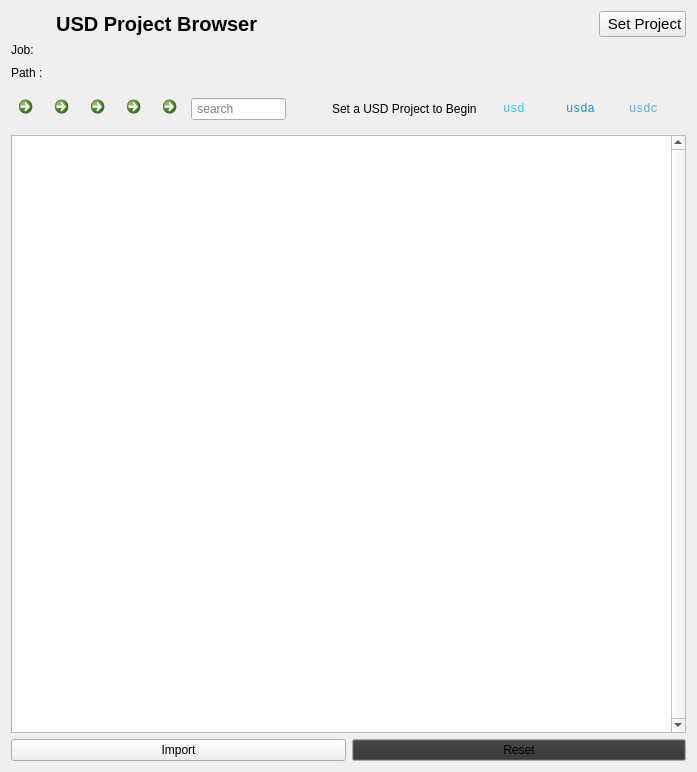
<?xml version="1.0" encoding="UTF-8"?>
<ui version="4.0">
 <class>Form</class>
 <widget class="QWidget" name="Form">
  <property name="enabled">
   <bool>true</bool>
  </property>
  <property name="geometry">
   <rect>
    <x>0</x>
    <y>0</y>
    <width>697</width>
    <height>772</height>
   </rect>
  </property>
  <property name="sizePolicy">
   <sizepolicy hsizetype="Expanding" vsizetype="Preferred">
    <horstretch>1</horstretch>
    <verstretch>0</verstretch>
   </sizepolicy>
  </property>
  <property name="minimumSize">
   <size>
    <width>1</width>
    <height>1</height>
   </size>
  </property>
  <property name="windowTitle">
   <string>Form</string>
  </property>
  <layout class="QVBoxLayout" name="verticalLayout">
   <item>
    <layout class="QGridLayout" name="gridLayout_2">
     <item row="2" column="0">
      <widget class="QLabel" name="jobpath">
       <property name="text">
        <string>Job:    </string>
       </property>
      </widget>
     </item>
     <item row="11" column="0">
      <layout class="QHBoxLayout" name="horizontalLayout_3">
       <item>
        <widget class="QPushButton" name="importbtn">
         <property name="cursor">
          <cursorShape>OpenHandCursor</cursorShape>
         </property>
         <property name="text">
          <string>Import</string>
         </property>
        </widget>
       </item>
       <item>
        <widget class="QPushButton" name="resetbtn">
         <property name="palette">
          <palette>
           <active>
            <colorrole role="Button">
             <brush brushstyle="SolidPattern">
              <color alpha="255">
               <red>55</red>
               <green>55</green>
               <blue>55</blue>
              </color>
             </brush>
            </colorrole>
           </active>
           <inactive>
            <colorrole role="Button">
             <brush brushstyle="SolidPattern">
              <color alpha="255">
               <red>50</red>
               <green>50</green>
               <blue>50</blue>
              </color>
             </brush>
            </colorrole>
           </inactive>
           <disabled>
            <colorrole role="Button">
             <brush brushstyle="SolidPattern">
              <color alpha="255">
               <red>55</red>
               <green>55</green>
               <blue>55</blue>
              </color>
             </brush>
            </colorrole>
           </disabled>
          </palette>
         </property>
         <property name="cursor">
          <cursorShape>OpenHandCursor</cursorShape>
         </property>
         <property name="autoFillBackground">
          <bool>false</bool>
         </property>
         <property name="styleSheet">
          <string notr="true"/>
         </property>
         <property name="text">
          <string>Reset</string>
         </property>
        </widget>
       </item>
      </layout>
     </item>
     <item row="9" column="0">
      <layout class="QHBoxLayout" name="horizontalLayout_2">
       <item>
        <widget class="QCommandLinkButton" name="backbtn">
         <property name="enabled">
          <bool>true</bool>
         </property>
         <property name="sizePolicy">
          <sizepolicy hsizetype="Fixed" vsizetype="Preferred">
           <horstretch>0</horstretch>
           <verstretch>0</verstretch>
          </sizepolicy>
         </property>
         <property name="minimumSize">
          <size>
           <width>30</width>
           <height>0</height>
          </size>
         </property>
         <property name="maximumSize">
          <size>
           <width>0</width>
           <height>16777215</height>
          </size>
         </property>
         <property name="cursor">
          <cursorShape>OpenHandCursor</cursorShape>
         </property>
         <property name="text">
          <string/>
         </property>
         <property name="icon">
          <iconset>
           <normaloff>../../../../../../../Documents/3D/QtDesigner/icons/BUTTONS/back.svg</normaloff>../../../../../../../Documents/3D/QtDesigner/icons/BUTTONS/back.svg</iconset>
         </property>
        </widget>
       </item>
       <item>
        <widget class="QCommandLinkButton" name="fwdbtn">
         <property name="sizePolicy">
          <sizepolicy hsizetype="Fixed" vsizetype="Preferred">
           <horstretch>0</horstretch>
           <verstretch>0</verstretch>
          </sizepolicy>
         </property>
         <property name="minimumSize">
          <size>
           <width>30</width>
           <height>0</height>
          </size>
         </property>
         <property name="maximumSize">
          <size>
           <width>0</width>
           <height>16777215</height>
          </size>
         </property>
         <property name="cursor">
          <cursorShape>OpenHandCursor</cursorShape>
         </property>
         <property name="text">
          <string/>
         </property>
         <property name="icon">
          <iconset>
           <normaloff>../../../../../../../Documents/3D/QtDesigner/icons/BUTTONS/forward.svg</normaloff>../../../../../../../Documents/3D/QtDesigner/icons/BUTTONS/forward.svg</iconset>
         </property>
        </widget>
       </item>
       <item>
        <widget class="QCommandLinkButton" name="sortbtn">
         <property name="sizePolicy">
          <sizepolicy hsizetype="Fixed" vsizetype="Preferred">
           <horstretch>0</horstretch>
           <verstretch>0</verstretch>
          </sizepolicy>
         </property>
         <property name="minimumSize">
          <size>
           <width>30</width>
           <height>0</height>
          </size>
         </property>
         <property name="maximumSize">
          <size>
           <width>0</width>
           <height>16777215</height>
          </size>
         </property>
         <property name="cursor">
          <cursorShape>OpenHandCursor</cursorShape>
         </property>
         <property name="text">
          <string/>
         </property>
         <property name="icon">
          <iconset>
           <normaloff>../../../../../../../Documents/3D/QtDesigner/icons/IMAGE/adaptpixelrange.svg</normaloff>../../../../../../../Documents/3D/QtDesigner/icons/IMAGE/adaptpixelrange.svg</iconset>
         </property>
        </widget>
       </item>
       <item>
        <widget class="QCommandLinkButton" name="refbtn">
         <property name="sizePolicy">
          <sizepolicy hsizetype="Fixed" vsizetype="Preferred">
           <horstretch>0</horstretch>
           <verstretch>0</verstretch>
          </sizepolicy>
         </property>
         <property name="minimumSize">
          <size>
           <width>30</width>
           <height>0</height>
          </size>
         </property>
         <property name="maximumSize">
          <size>
           <width>0</width>
           <height>16777215</height>
          </size>
         </property>
         <property name="cursor">
          <cursorShape>PointingHandCursor</cursorShape>
         </property>
         <property name="text">
          <string/>
         </property>
         <property name="icon">
          <iconset>
           <normaloff>../../../../../../../Documents/3D/QtDesigner/icons/BUTTONS/reload.svg</normaloff>../../../../../../../Documents/3D/QtDesigner/icons/BUTTONS/reload.svg</iconset>
         </property>
        </widget>
       </item>
       <item>
        <widget class="QCommandLinkButton" name="homebtn">
         <property name="sizePolicy">
          <sizepolicy hsizetype="Fixed" vsizetype="Preferred">
           <horstretch>0</horstretch>
           <verstretch>0</verstretch>
          </sizepolicy>
         </property>
         <property name="minimumSize">
          <size>
           <width>30</width>
           <height>0</height>
          </size>
         </property>
         <property name="maximumSize">
          <size>
           <width>0</width>
           <height>16777215</height>
          </size>
         </property>
         <property name="sizeIncrement">
          <size>
           <width>0</width>
           <height>0</height>
          </size>
         </property>
         <property name="baseSize">
          <size>
           <width>0</width>
           <height>0</height>
          </size>
         </property>
         <property name="cursor">
          <cursorShape>PointingHandCursor</cursorShape>
         </property>
         <property name="text">
          <string/>
         </property>
         <property name="icon">
          <iconset>
           <normaloff>../../../../../../../Documents/3D/QtDesigner/icons/IMAGE/home.svg</normaloff>../../../../../../../Documents/3D/QtDesigner/icons/IMAGE/home.svg</iconset>
         </property>
        </widget>
       </item>
       <item alignment="Qt::AlignLeft|Qt::AlignVCenter">
        <widget class="QLineEdit" name="searchbar">
         <property name="enabled">
          <bool>true</bool>
         </property>
         <property name="sizePolicy">
          <sizepolicy hsizetype="Fixed" vsizetype="Preferred">
           <horstretch>0</horstretch>
           <verstretch>0</verstretch>
          </sizepolicy>
         </property>
         <property name="minimumSize">
          <size>
           <width>80</width>
           <height>0</height>
          </size>
         </property>
         <property name="maximumSize">
          <size>
           <width>100000</width>
           <height>100000</height>
          </size>
         </property>
         <property name="sizeIncrement">
          <size>
           <width>1</width>
           <height>0</height>
          </size>
         </property>
         <property name="baseSize">
          <size>
           <width>1</width>
           <height>0</height>
          </size>
         </property>
         <property name="font">
          <font>
           <kerning>true</kerning>
          </font>
         </property>
         <property name="text">
          <string/>
         </property>
         <property name="cursorPosition">
          <number>0</number>
         </property>
         <property name="dragEnabled">
          <bool>false</bool>
         </property>
         <property name="readOnly">
          <bool>false</bool>
         </property>
         <property name="placeholderText">
          <string> search</string>
         </property>
         <property name="clearButtonEnabled">
          <bool>true</bool>
         </property>
        </widget>
       </item>
       <item>
        <spacer name="initspace">
         <property name="orientation">
          <enum>Qt::Horizontal</enum>
         </property>
         <property name="sizeType">
          <enum>QSizePolicy::Fixed</enum>
         </property>
         <property name="sizeHint" stdset="0">
          <size>
           <width>40</width>
           <height>20</height>
          </size>
         </property>
        </spacer>
       </item>
       <item alignment="Qt::AlignHCenter">
        <widget class="QLabel" name="initlbl">
         <property name="text">
          <string>Set a USD Project to Begin</string>
         </property>
        </widget>
       </item>
       <item>
        <spacer name="horizontalSpacer">
         <property name="orientation">
          <enum>Qt::Horizontal</enum>
         </property>
         <property name="sizeType">
          <enum>QSizePolicy::Fixed</enum>
         </property>
         <property name="sizeHint" stdset="0">
          <size>
           <width>20</width>
           <height>20</height>
          </size>
         </property>
        </spacer>
       </item>
       <item alignment="Qt::AlignTop">
        <widget class="QLabel" name="usdlbl">
         <property name="sizePolicy">
          <sizepolicy hsizetype="Fixed" vsizetype="Fixed">
           <horstretch>0</horstretch>
           <verstretch>0</verstretch>
          </sizepolicy>
         </property>
         <property name="minimumSize">
          <size>
           <width>40</width>
           <height>40</height>
          </size>
         </property>
         <property name="maximumSize">
          <size>
           <width>0</width>
           <height>0</height>
          </size>
         </property>
         <property name="font">
          <font>
           <family>Consolas</family>
          </font>
         </property>
         <property name="styleSheet">
          <string notr="true">QLabel {
    color: #36C3F1;
}</string>
         </property>
         <property name="text">
          <string>usd</string>
         </property>
        </widget>
       </item>
       <item>
        <spacer name="horizontalSpacer_2">
         <property name="orientation">
          <enum>Qt::Horizontal</enum>
         </property>
         <property name="sizeType">
          <enum>QSizePolicy::Fixed</enum>
         </property>
         <property name="sizeHint" stdset="0">
          <size>
           <width>17</width>
           <height>20</height>
          </size>
         </property>
        </spacer>
       </item>
       <item alignment="Qt::AlignTop">
        <widget class="QLabel" name="usdalbl">
         <property name="enabled">
          <bool>true</bool>
         </property>
         <property name="sizePolicy">
          <sizepolicy hsizetype="Fixed" vsizetype="Fixed">
           <horstretch>0</horstretch>
           <verstretch>0</verstretch>
          </sizepolicy>
         </property>
         <property name="minimumSize">
          <size>
           <width>40</width>
           <height>40</height>
          </size>
         </property>
         <property name="maximumSize">
          <size>
           <width>0</width>
           <height>0</height>
          </size>
         </property>
         <property name="font">
          <font>
           <family>Consolas</family>
          </font>
         </property>
         <property name="styleSheet">
          <string notr="true">QLabel {
    color: #1F8ECD;
}</string>
         </property>
         <property name="text">
          <string>usda</string>
         </property>
        </widget>
       </item>
       <item>
        <spacer name="horizontalSpacer_3">
         <property name="orientation">
          <enum>Qt::Horizontal</enum>
         </property>
         <property name="sizeType">
          <enum>QSizePolicy::Fixed</enum>
         </property>
         <property name="sizeHint" stdset="0">
          <size>
           <width>17</width>
           <height>20</height>
          </size>
         </property>
        </spacer>
       </item>
       <item alignment="Qt::AlignTop">
        <widget class="QLabel" name="usdclbl">
         <property name="sizePolicy">
          <sizepolicy hsizetype="Fixed" vsizetype="Fixed">
           <horstretch>0</horstretch>
           <verstretch>0</verstretch>
          </sizepolicy>
         </property>
         <property name="minimumSize">
          <size>
           <width>40</width>
           <height>40</height>
          </size>
         </property>
         <property name="maximumSize">
          <size>
           <width>0</width>
           <height>0</height>
          </size>
         </property>
         <property name="font">
          <font>
           <family>Consolas</family>
          </font>
         </property>
         <property name="styleSheet">
          <string notr="true">QLabel{
    color: #5DAADA;
}</string>
         </property>
         <property name="text">
          <string>usdc   </string>
         </property>
        </widget>
       </item>
       <item>
        <spacer name="horizontalSpacer_4">
         <property name="orientation">
          <enum>Qt::Horizontal</enum>
         </property>
         <property name="sizeType">
          <enum>QSizePolicy::Fixed</enum>
         </property>
         <property name="sizeHint" stdset="0">
          <size>
           <width>17</width>
           <height>20</height>
          </size>
         </property>
        </spacer>
       </item>
      </layout>
     </item>
     <item row="7" column="0">
      <layout class="QHBoxLayout" name="horizontalLayout_5">
       <item>
        <widget class="QLabel" name="projpath">
         <property name="text">
          <string>Path :  </string>
         </property>
        </widget>
       </item>
       <item alignment="Qt::AlignRight">
        <widget class="QLabel" name="cmtlbl">
         <property name="sizePolicy">
          <sizepolicy hsizetype="Fixed" vsizetype="Fixed">
           <horstretch>0</horstretch>
           <verstretch>0</verstretch>
          </sizepolicy>
         </property>
         <property name="minimumSize">
          <size>
           <width>0</width>
           <height>0</height>
          </size>
         </property>
         <property name="maximumSize">
          <size>
           <width>400</width>
           <height>20</height>
          </size>
         </property>
         <property name="text">
          <string/>
         </property>
        </widget>
       </item>
       <item>
        <spacer name="horizontalSpacer_5">
         <property name="orientation">
          <enum>Qt::Horizontal</enum>
         </property>
         <property name="sizeType">
          <enum>QSizePolicy::Fixed</enum>
         </property>
         <property name="sizeHint" stdset="0">
          <size>
           <width>40</width>
           <height>20</height>
          </size>
         </property>
        </spacer>
       </item>
      </layout>
     </item>
     <item row="10" column="0">
      <widget class="QListWidget" name="scenelist">
       <property name="verticalScrollBarPolicy">
        <enum>Qt::ScrollBarAlwaysOn</enum>
       </property>
       <property name="autoScrollMargin">
        <number>16</number>
       </property>
       <property name="viewMode">
        <enum>QListView::ListMode</enum>
       </property>
      </widget>
     </item>
     <item row="1" column="0">
      <layout class="QHBoxLayout" name="horizontalLayout">
       <item>
        <widget class="QLabel" name="usdlogo">
         <property name="maximumSize">
          <size>
           <width>28</width>
           <height>31</height>
          </size>
         </property>
         <property name="font">
          <font>
           <pointsize>16</pointsize>
          </font>
         </property>
         <property name="text">
          <string/>
         </property>
         <property name="pixmap">
          <pixmap>../../../../../../../Downloads/image2vector(4).svg</pixmap>
         </property>
         <property name="alignment">
          <set>Qt::AlignCenter</set>
         </property>
        </widget>
       </item>
       <item>
        <widget class="QLabel" name="projname">
         <property name="font">
          <font>
           <pointsize>15</pointsize>
           <bold>true</bold>
          </font>
         </property>
         <property name="text">
          <string>  USD Project Browser</string>
         </property>
        </widget>
       </item>
       <item alignment="Qt::AlignRight">
        <widget class="QPushButton" name="setproj">
         <property name="sizeIncrement">
          <size>
           <width>0</width>
           <height>0</height>
          </size>
         </property>
         <property name="baseSize">
          <size>
           <width>0</width>
           <height>0</height>
          </size>
         </property>
         <property name="font">
          <font>
           <pointsize>11</pointsize>
           <kerning>true</kerning>
          </font>
         </property>
         <property name="cursor">
          <cursorShape>OpenHandCursor</cursorShape>
         </property>
         <property name="text">
          <string> Set Project</string>
         </property>
         <property name="icon">
          <iconset>
           <normaloff>../../../../../../../Documents/3D/QtDesigner/icons/BUTTONS/chooser_folder.svg</normaloff>../../../../../../../Documents/3D/QtDesigner/icons/BUTTONS/chooser_folder.svg</iconset>
         </property>
         <property name="iconSize">
          <size>
           <width>16</width>
           <height>16</height>
          </size>
         </property>
         <property name="shortcut">
          <string/>
         </property>
         <property name="autoDefault">
          <bool>false</bool>
         </property>
         <property name="default">
          <bool>false</bool>
         </property>
         <property name="flat">
          <bool>false</bool>
         </property>
        </widget>
       </item>
      </layout>
     </item>
    </layout>
   </item>
  </layout>
 </widget>
 <resources>
  <include location="../projectview/resource.qrc"/>
 </resources>
 <connections/>
</ui>
